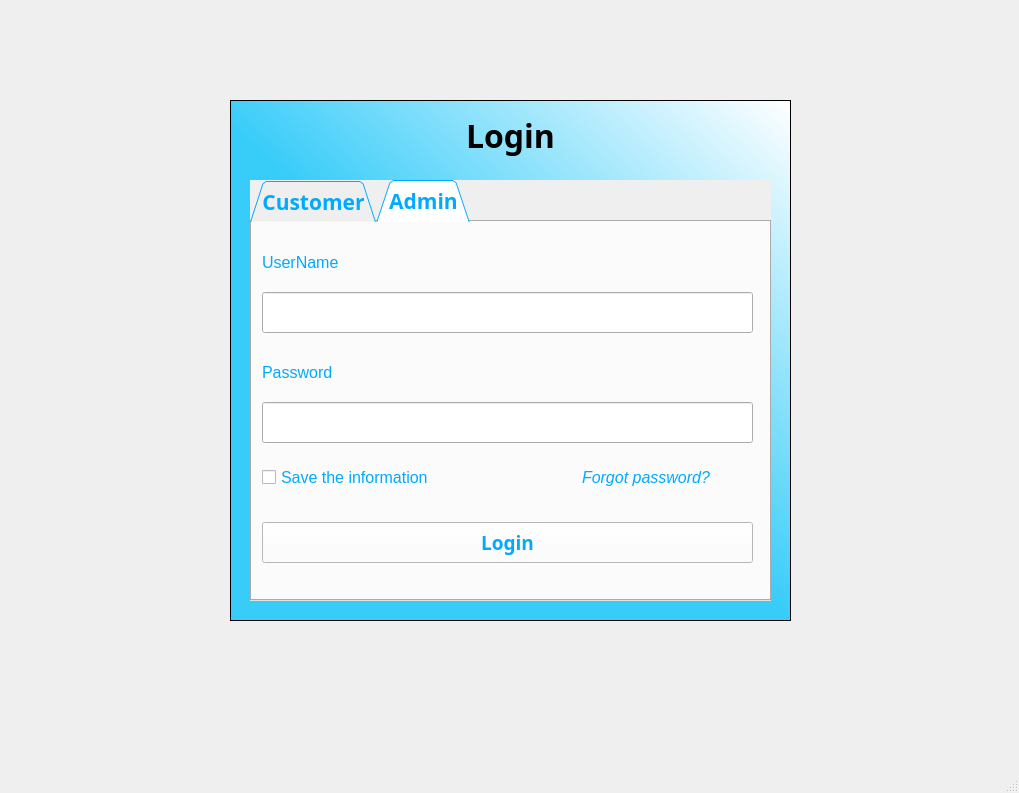
<?xml version="1.0" encoding="UTF-8"?>
<ui version="4.0">
 <class>MainWindow</class>
 <widget class="QMainWindow" name="MainWindow">
  <property name="geometry">
   <rect>
    <x>0</x>
    <y>0</y>
    <width>1019</width>
    <height>793</height>
   </rect>
  </property>
  <property name="windowTitle">
   <string>MainWindow</string>
  </property>
  <widget class="QWidget" name="centralwidget">
   <widget class="QTableWidget" name="tableWidget">
    <property name="geometry">
     <rect>
      <x>230</x>
      <y>100</y>
      <width>561</width>
      <height>521</height>
     </rect>
    </property>
    <property name="styleSheet">
     <string notr="true">background-color: qlineargradient(spread:pad, x1:0.502488, y1:0.528, x2:1, y2:0, stop:0 rgba(56, 204, 249, 255), stop:1 rgba(255, 255, 255, 255));

</string>
    </property>
   </widget>
   <widget class="QTabWidget" name="tabWidget">
    <property name="geometry">
     <rect>
      <x>250</x>
      <y>180</y>
      <width>521</width>
      <height>421</height>
     </rect>
    </property>
    <property name="maximumSize">
     <size>
      <width>16777215</width>
      <height>421</height>
     </size>
    </property>
    <property name="font">
     <font>
      <family>Segoe UI Semilight</family>
      <pointsize>16</pointsize>
      <weight>75</weight>
      <bold>true</bold>
      <stylestrategy>PreferDefault</stylestrategy>
     </font>
    </property>
    <property name="focusPolicy">
     <enum>Qt::StrongFocus</enum>
    </property>
    <property name="contextMenuPolicy">
     <enum>Qt::DefaultContextMenu</enum>
    </property>
    <property name="toolTipDuration">
     <number>-1</number>
    </property>
    <property name="accessibleDescription">
     <string/>
    </property>
    <property name="layoutDirection">
     <enum>Qt::LeftToRight</enum>
    </property>
    <property name="autoFillBackground">
     <bool>true</bool>
    </property>
    <property name="styleSheet">
     <string notr="true">color: rgb(0, 170, 255);
</string>
    </property>
    <property name="inputMethodHints">
     <set>Qt::ImhNone</set>
    </property>
    <property name="tabPosition">
     <enum>QTabWidget::North</enum>
    </property>
    <property name="tabShape">
     <enum>QTabWidget::Triangular</enum>
    </property>
    <property name="currentIndex">
     <number>1</number>
    </property>
    <property name="iconSize">
     <size>
      <width>30</width>
      <height>30</height>
     </size>
    </property>
    <property name="elideMode">
     <enum>Qt::ElideLeft</enum>
    </property>
    <widget class="QWidget" name="tabCustomer">
     <attribute name="icon">
      <iconset>
       <normaloff>images/ic_customer.png</normaloff>images/ic_customer.png</iconset>
     </attribute>
     <attribute name="title">
      <string>Customer</string>
     </attribute>
     <widget class="QLabel" name="label_2">
      <property name="geometry">
       <rect>
        <x>10</x>
        <y>10</y>
        <width>141</width>
        <height>41</height>
       </rect>
      </property>
      <property name="font">
       <font>
        <pointsize>12</pointsize>
       </font>
      </property>
      <property name="text">
       <string>UserName</string>
      </property>
     </widget>
     <widget class="QLineEdit" name="lineEditUserNameCus">
      <property name="geometry">
       <rect>
        <x>10</x>
        <y>60</y>
        <width>491</width>
        <height>41</height>
       </rect>
      </property>
      <property name="styleSheet">
       <string notr="true">color: rgb(0, 0, 0);
background-color: rgb(255, 255, 255);</string>
      </property>
     </widget>
     <widget class="QLabel" name="label_3">
      <property name="geometry">
       <rect>
        <x>10</x>
        <y>110</y>
        <width>121</width>
        <height>41</height>
       </rect>
      </property>
      <property name="font">
       <font>
        <pointsize>12</pointsize>
       </font>
      </property>
      <property name="text">
       <string>Password</string>
      </property>
     </widget>
     <widget class="QLineEdit" name="lineEditPasswordCus">
      <property name="geometry">
       <rect>
        <x>10</x>
        <y>160</y>
        <width>491</width>
        <height>41</height>
       </rect>
      </property>
      <property name="styleSheet">
       <string notr="true">background-color: rgb(255, 255, 255);
</string>
      </property>
      <property name="echoMode">
       <enum>QLineEdit::Password</enum>
      </property>
     </widget>
     <widget class="QCheckBox" name="checkBoxSaveCus">
      <property name="geometry">
       <rect>
        <x>10</x>
        <y>220</y>
        <width>221</width>
        <height>31</height>
       </rect>
      </property>
      <property name="font">
       <font>
        <pointsize>12</pointsize>
       </font>
      </property>
      <property name="styleSheet">
       <string notr="true"/>
      </property>
      <property name="text">
       <string>Save the information</string>
      </property>
     </widget>
     <widget class="QLabel" name="labelForgotCus">
      <property name="geometry">
       <rect>
        <x>330</x>
        <y>220</y>
        <width>161</width>
        <height>31</height>
       </rect>
      </property>
      <property name="font">
       <font>
        <pointsize>12</pointsize>
        <italic>true</italic>
       </font>
      </property>
      <property name="focusPolicy">
       <enum>Qt::StrongFocus</enum>
      </property>
      <property name="layoutDirection">
       <enum>Qt::RightToLeft</enum>
      </property>
      <property name="text">
       <string>Forgot password?</string>
      </property>
      <property name="textFormat">
       <enum>Qt::PlainText</enum>
      </property>
     </widget>
     <widget class="QPushButton" name="pushButtonSigninCus">
      <property name="geometry">
       <rect>
        <x>10</x>
        <y>270</y>
        <width>491</width>
        <height>41</height>
       </rect>
      </property>
      <property name="baseSize">
       <size>
        <width>0</width>
        <height>0</height>
       </size>
      </property>
      <property name="font">
       <font>
        <family>Segoe UI Semilight</family>
        <pointsize>14</pointsize>
        <weight>75</weight>
        <italic>false</italic>
        <bold>true</bold>
       </font>
      </property>
      <property name="styleSheet">
       <string notr="true">background-color: rgb(255, 255, 255);</string>
      </property>
      <property name="text">
       <string>Login</string>
      </property>
      <property name="icon">
       <iconset>
        <normaloff>images/ic_signin.png</normaloff>images/ic_signin.png</iconset>
      </property>
      <property name="iconSize">
       <size>
        <width>40</width>
        <height>40</height>
       </size>
      </property>
     </widget>
     <widget class="QLabel" name="labelLogin">
      <property name="geometry">
       <rect>
        <x>290</x>
        <y>320</y>
        <width>151</width>
        <height>51</height>
       </rect>
      </property>
      <property name="sizeIncrement">
       <size>
        <width>0</width>
        <height>0</height>
       </size>
      </property>
      <property name="font">
       <font>
        <family>Segoe UI Semilight</family>
        <pointsize>12</pointsize>
        <weight>75</weight>
        <bold>true</bold>
       </font>
      </property>
      <property name="focusPolicy">
       <enum>Qt::StrongFocus</enum>
      </property>
      <property name="text">
       <string>Register Now</string>
      </property>
     </widget>
     <widget class="QLabel" name="label_6">
      <property name="geometry">
       <rect>
        <x>120</x>
        <y>320</y>
        <width>191</width>
        <height>51</height>
       </rect>
      </property>
      <property name="font">
       <font>
        <family>Segoe UI Semilight</family>
        <pointsize>12</pointsize>
        <weight>50</weight>
        <bold>false</bold>
       </font>
      </property>
      <property name="text">
       <string>Not registered yet?</string>
      </property>
     </widget>
    </widget>
    <widget class="QWidget" name="tabAdmin">
     <attribute name="icon">
      <iconset>
       <normaloff>images/ic_admin.png</normaloff>images/ic_admin.png</iconset>
     </attribute>
     <attribute name="title">
      <string>Admin</string>
     </attribute>
     <widget class="QLabel" name="label_12">
      <property name="geometry">
       <rect>
        <x>10</x>
        <y>20</y>
        <width>141</width>
        <height>41</height>
       </rect>
      </property>
      <property name="font">
       <font>
        <pointsize>12</pointsize>
       </font>
      </property>
      <property name="text">
       <string>UserName</string>
      </property>
     </widget>
     <widget class="QLineEdit" name="lineEditUserNameAd">
      <property name="geometry">
       <rect>
        <x>10</x>
        <y>70</y>
        <width>491</width>
        <height>41</height>
       </rect>
      </property>
      <property name="styleSheet">
       <string notr="true">color: rgb(0, 0, 0);</string>
      </property>
     </widget>
     <widget class="QLabel" name="label_19">
      <property name="geometry">
       <rect>
        <x>10</x>
        <y>130</y>
        <width>121</width>
        <height>41</height>
       </rect>
      </property>
      <property name="font">
       <font>
        <pointsize>12</pointsize>
       </font>
      </property>
      <property name="text">
       <string>Password</string>
      </property>
     </widget>
     <widget class="QLineEdit" name="lineEditPasswordAd">
      <property name="geometry">
       <rect>
        <x>10</x>
        <y>180</y>
        <width>491</width>
        <height>41</height>
       </rect>
      </property>
      <property name="focusPolicy">
       <enum>Qt::StrongFocus</enum>
      </property>
      <property name="echoMode">
       <enum>QLineEdit::Password</enum>
      </property>
     </widget>
     <widget class="QCheckBox" name="checkBoxSaveAd">
      <property name="geometry">
       <rect>
        <x>10</x>
        <y>240</y>
        <width>221</width>
        <height>31</height>
       </rect>
      </property>
      <property name="font">
       <font>
        <pointsize>12</pointsize>
       </font>
      </property>
      <property name="focusPolicy">
       <enum>Qt::ClickFocus</enum>
      </property>
      <property name="text">
       <string>Save the information</string>
      </property>
     </widget>
     <widget class="QPushButton" name="pushButtonSigninAd">
      <property name="geometry">
       <rect>
        <x>10</x>
        <y>300</y>
        <width>491</width>
        <height>41</height>
       </rect>
      </property>
      <property name="baseSize">
       <size>
        <width>0</width>
        <height>0</height>
       </size>
      </property>
      <property name="font">
       <font>
        <family>Segoe UI Semilight</family>
        <pointsize>14</pointsize>
        <weight>75</weight>
        <italic>false</italic>
        <bold>true</bold>
       </font>
      </property>
      <property name="styleSheet">
       <string notr="true">background-color: rgb(255, 255, 255);</string>
      </property>
      <property name="text">
       <string>Login</string>
      </property>
      <property name="icon">
       <iconset>
        <normaloff>images/ic_signin.png</normaloff>images/ic_signin.png</iconset>
      </property>
      <property name="iconSize">
       <size>
        <width>40</width>
        <height>40</height>
       </size>
      </property>
     </widget>
     <widget class="QLabel" name="labelForgotAd">
      <property name="geometry">
       <rect>
        <x>330</x>
        <y>240</y>
        <width>161</width>
        <height>31</height>
       </rect>
      </property>
      <property name="font">
       <font>
        <pointsize>12</pointsize>
        <italic>true</italic>
       </font>
      </property>
      <property name="focusPolicy">
       <enum>Qt::StrongFocus</enum>
      </property>
      <property name="layoutDirection">
       <enum>Qt::RightToLeft</enum>
      </property>
      <property name="text">
       <string>Forgot password?</string>
      </property>
     </widget>
    </widget>
   </widget>
   <widget class="QLabel" name="label">
    <property name="geometry">
     <rect>
      <x>390</x>
      <y>110</y>
      <width>241</width>
      <height>51</height>
     </rect>
    </property>
    <property name="font">
     <font>
      <family>Script MT Bold</family>
      <pointsize>24</pointsize>
      <weight>75</weight>
      <bold>true</bold>
     </font>
    </property>
    <property name="text">
     <string>&lt;html&gt;&lt;head/&gt;&lt;body&gt;&lt;p align=&quot;center&quot;&gt;Login&lt;/p&gt;&lt;/body&gt;&lt;/html&gt;</string>
    </property>
   </widget>
   <widget class="QLabel" name="labelOut">
    <property name="geometry">
     <rect>
      <x>734</x>
      <y>120</y>
      <width>31</width>
      <height>31</height>
     </rect>
    </property>
    <property name="focusPolicy">
     <enum>Qt::StrongFocus</enum>
    </property>
    <property name="text">
     <string/>
    </property>
    <property name="pixmap">
     <pixmap>images/ic_out.png</pixmap>
    </property>
    <property name="scaledContents">
     <bool>true</bool>
    </property>
   </widget>
  </widget>
  <widget class="QMenuBar" name="menubar">
   <property name="geometry">
    <rect>
     <x>0</x>
     <y>0</y>
     <width>1019</width>
     <height>26</height>
    </rect>
   </property>
  </widget>
  <widget class="QStatusBar" name="statusbar"/>
 </widget>
 <resources/>
 <connections/>
</ui>
